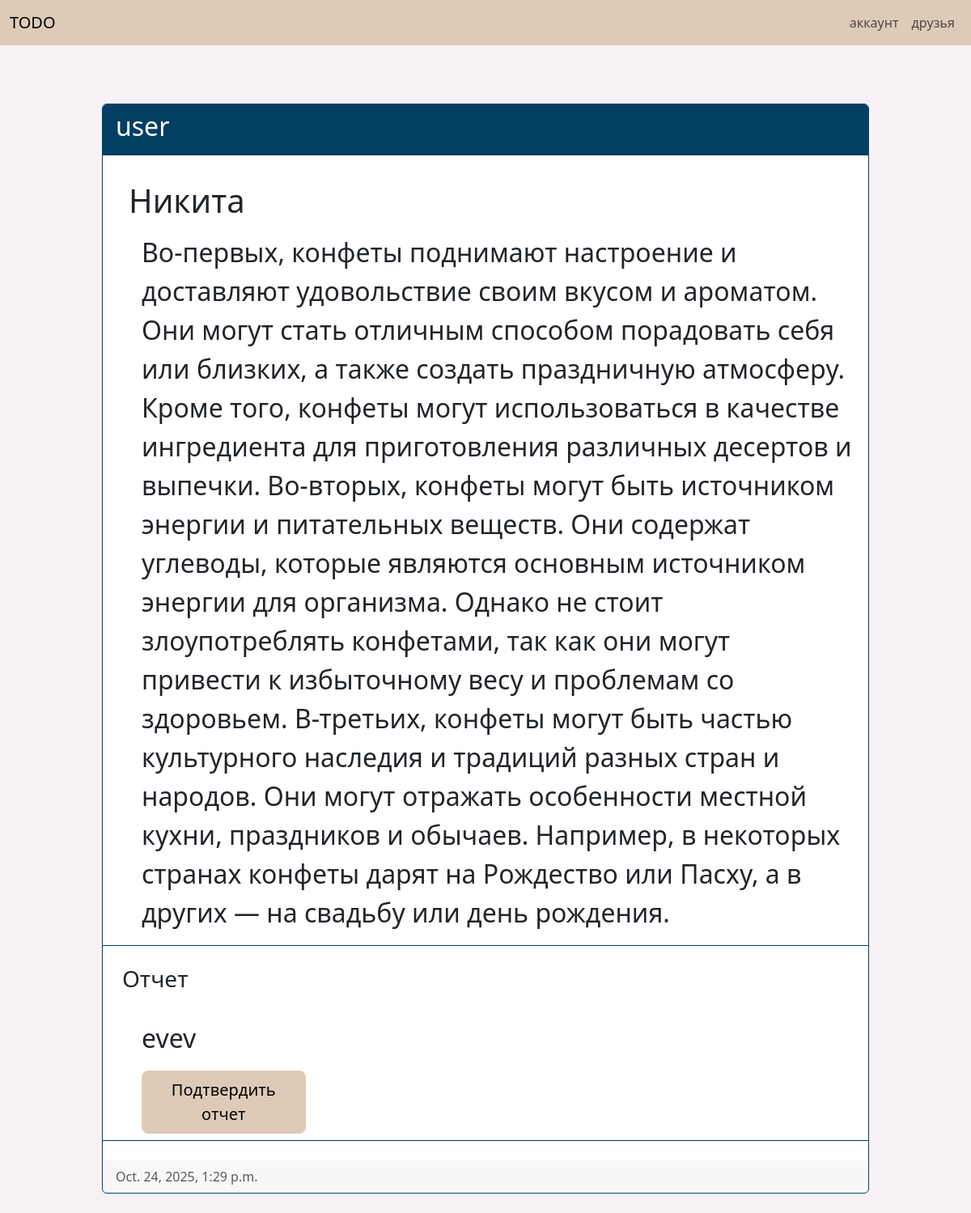
Page /todos/23/nikita/ (signed in) on the earlier database version.
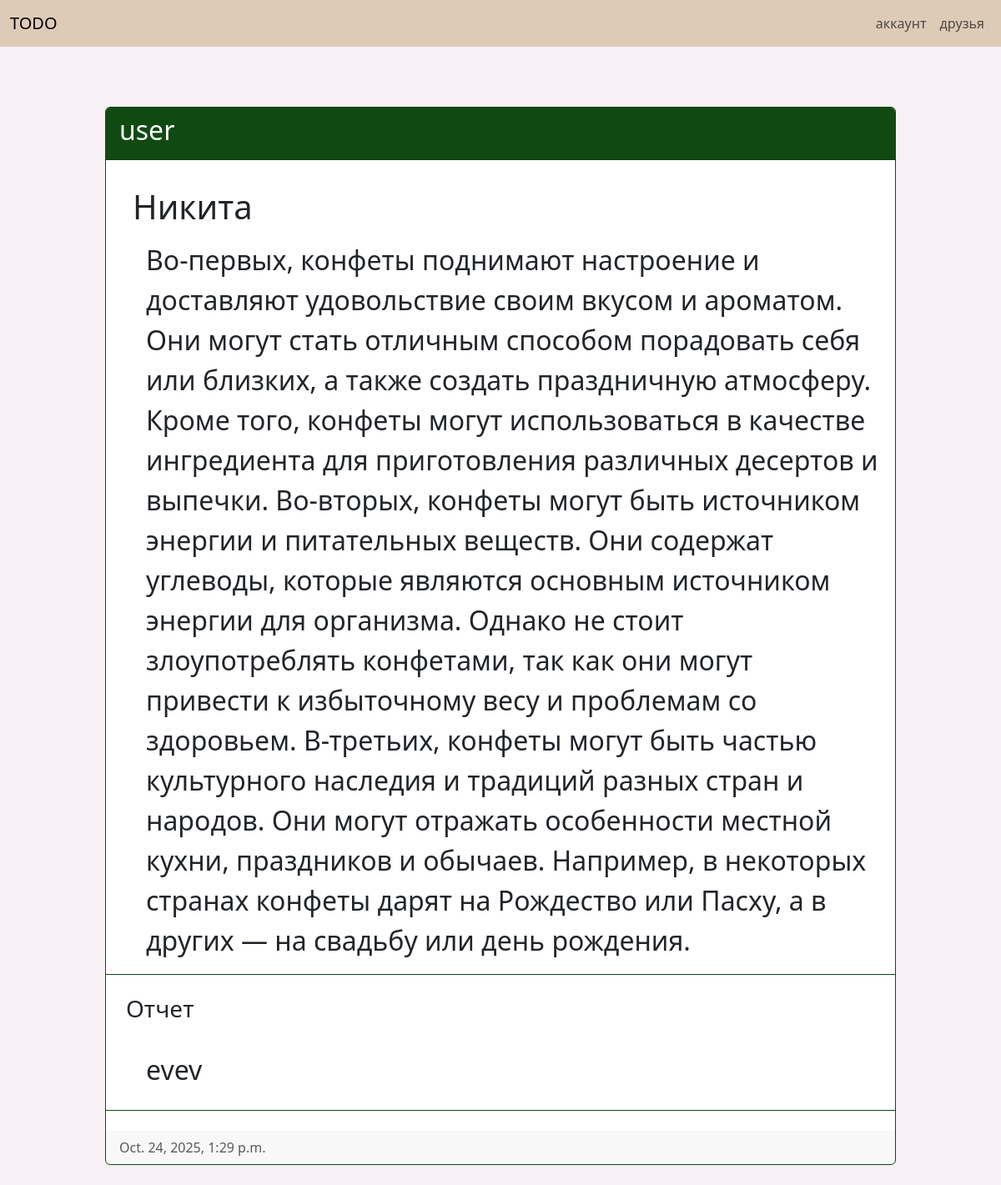
Same page on the later database version.
### todos/views.py (the view)
# urls.py: path('<int:pk>/<str:slug>/', views.todo_info, name='todo_info'),
@login_required
def todo_info(request, pk, slug):
    current_todo = services.get_todo_by_pk_slug(pk, slug)
    is_user_todo = False
    if current_todo in request.user.todo.all():
        is_user_todo = True
    return render(request, 'todo_info.html', {'current_todo': current_todo, 'is_user_todo': is_user_todo})

### todos/services.py (called while the page is built)
def get_todo_by_pk_slug(pk, slug):
    return Todo.objects.get(pk=pk, slug=slug)

### todos/templates/todo_info.html (shortened to what this page needs)
{% extends 'base.html' %}
{% load django_bootstrap5 %}
{% block content %}
<div class="row">
    <div class="col-10 offset-md-1 gy-5">
            {% with current_todo as todo %}
                {% if todo.status == 'no_report' %}
                <div class="card m-4" style="border-color: #A22522; ">
                    <div class="card-header fw-bold" style="background-color: #A22522;">
                {% elif todo.status == 'no_confirm' %}
                <div class="card m-4" style="border-color: #033F63;">
                    <div class="card-header fw-bold" style="background-color: #033F63;">
                {% elif todo.status == 'confirmed' %}
                <div class="card m-4" style="border-color: #104911;">
                    <div class="card-header fw-bold" style="background-color: #104911;">
                {% endif %}
                        <h2 style="color: white;">{{ todo.user.username }}</h2>
                    </div>
                    <div class="card-body" style="background-color: #ffffff;">
                        <h5 class="card-title fs-1 m-3">
                            <p>{{ todo.name }}</p>
                        </h5>
                        <p class="card-text fs-2" style="margin-left: 2rem;">{{ todo.description }}</p>
                    </div>
                    {% if todo.report %}
                        <ul class="list-group list-group-flush">
                            <h3 class="m-4">Отчет</h3>
                            <li class="list-group-item fs-2" style="margin-left: 2rem;">{{ todo.report.description }}
                            <div class="row mt-3">
                                <div class="col-3">
                                    {% if is_user_todo == False and todo.status == 'no_confirm' %}
                                        <a href="{% url 'todos:todo_confirm' todo.pk todo.slug %}" class="btn btn-primary btn-lg" style="background-color: #DECBB7; border-color: #DECBB7; color: black;">Подтвердить отчет</a>
                                    {% endif %}
                                </div>
                            </div>
                            </li>
                        </ul>
                    {% endif %}
                    <div class="card-footer text-muted mt-4">
                        {{ todo.publish_date }}
                    </div>
                </div>
            {% endwith %}
                </div>
    </div>
{% endblock %}

Differences in the rows shown:
changed Todo "Никита": status "no_confirm" → "confirmed" (drawn)
Other differences:
text no longer shown: "Подтвердить отчет"
